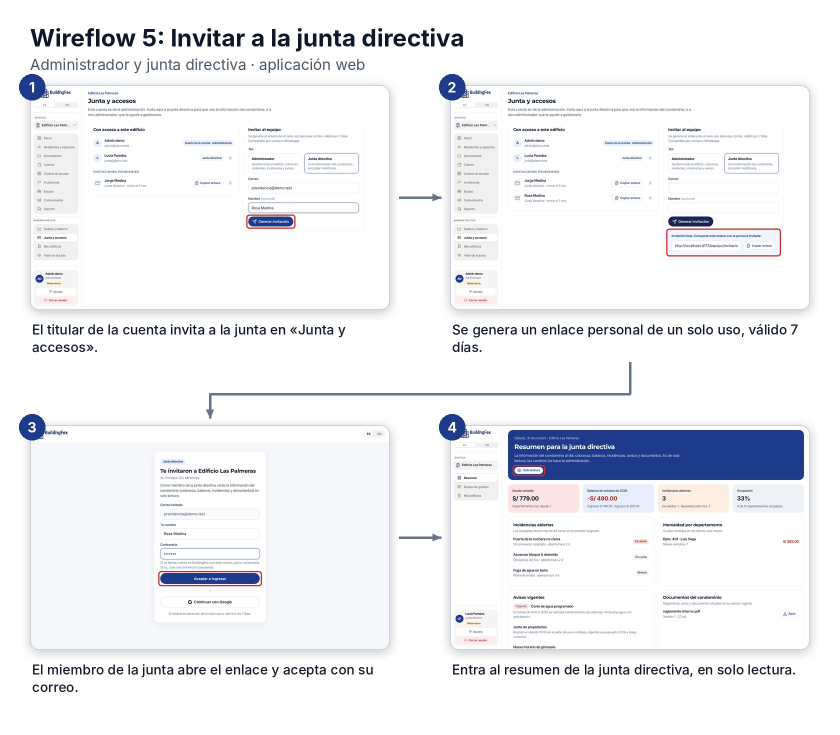
#> input picture docs/informe/wireflows/w5_desktop.jpg, 1680 x 1470 px, given in place of desktop_ov_login.png, which was not available (shown at 1/2 size)
$ python compose.py
#> lines starting #> are read from the running program, lines starting #| are printed output that depends on the picture; after the words box and inside, x2 and y2 are one past the last pixel; in counts of white or black regions, pixels touching at a corner belong together; pictures that were not available may be replaced by others from this repository, and a replacement may not be noted
import json, math
from PIL import Image, ImageDraw, ImageFont, ImageFilter
S='/tmp/claude-0/-home-user/4cc0f0f0-6a66-56c1-9b8f-6ac16a73be1c/scratchpad/wf/shots/'
O='/tmp/claude-0/-home-user/4cc0f0f0-6a66-56c1-9b8f-6ac16a73be1c/scratchpad/wf/out/'
import os; os.makedirs(O,exist_ok=True)
F='/usr/share/fonts/opentype/inter/'
def font(w,sz): return ImageFont.truetype(F+{'r':'Inter-Regular.otf','m':'Inter-Medium.otf','b':'Inter-SemiBold.otf','x':'Inter-Bold.otf'}[w],sz)
NAVY=(30,58,138); INK=(15,23,42); MUTED=(71,85,105); RED=(220,38,38); LINE=(100,116,139); BG=(255,255,255)
meta={}
for m in ('desktop','mobile'):
    try: meta.update(json.load(open(S+f'meta_{m}.json')))
    except FileNotFoundError: pass
#> in overview, `c = Image.new('RGB', (W, H), BG)`: c: PIL image 2876x1134 RGB; every value is 255

# [8 lines left out: function wrap, not called in this run]

def thumb(key,w,h=None,hl=True,radius=18):
#> called with key = 'desktop_ov_login', w = 320, h = 200, hl = False, radius = 18
    im=Image.open(S+key+'.png').convert('RGB')
#> im is the input picture: PIL image 1680x1470 RGB; mean R, G, B 240, 240.9, 244.1
    sx=im.width/ (1440 if key.startswith('desktop') else 390)
#> sx = 1.17
    b=meta.get(key,{}).get('box') if hl else None
    if b:
        d=ImageDraw.Draw(im); pad=8*sx
        d.rounded_rectangle([b['x']*sx-pad,b['y']*sx-pad,(b['x']+b['width'])*sx+pad,(b['y']+b['height'])*sx+pad],radius=int(12*sx),outline=RED,width=int(5*sx))
    if h is None: h=int(im.height*w/im.width)
    im=im.resize((w,h),Image.LANCZOS)
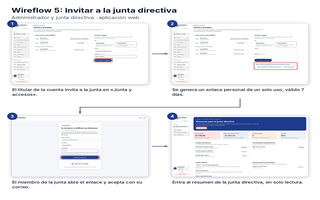
#> im: PIL image 320x200 RGB; mean R, G, B 239.6, 240.5, 243.7
    mask=Image.new('L',(w,h),0); ImageDraw.Draw(mask).rounded_rectangle([0,0,w-1,h-1],radius=radius,fill=255)
#> after `mask = Image.new('L', (w, h), 0)`: mask: PIL image 320x200 L; every value is 0
#> after `ImageDraw.Draw(mask).rounded_rectangle([0, 0, w - 1, h - 1], radius=ra`:
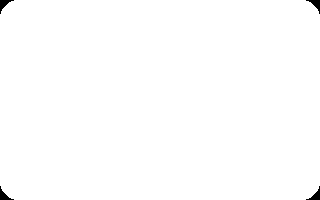
#> mask: PIL image 320x200 L; 99.5% white; 4 black regions, box (x1, y1, x2, y2) and area: (0, 0, 14, 14) 74, (306, 0, 320, 14) 74, (0, 186, 14, 200) 74, (306, 186, 320, 200) 74
    return im,mask

def paste_card(canvas,im,mask,x,y,radius=18):
#> called with x = 60, y = 502, radius = 18
    sh=Image.new('RGBA',(im.width+40,im.height+40),(0,0,0,0))
#> sh: PIL image 360x240 RGBA; every value is 0
    ImageDraw.Draw(sh).rounded_rectangle([20,24,20+im.width,24+im.height],radius=radius,fill=(15,23,42,60))
    sh=sh.filter(ImageFilter.GaussianBlur(10))
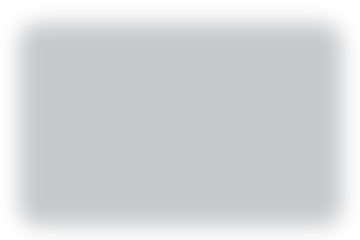
#> sh: PIL image 360x240 RGBA; mean R, G, B, A 11.2, 17.1, 31.2, 44.6; transparent parts drawn white
    canvas.paste(sh,(x-20,y-20),sh)
    canvas.paste(im,(x,y),mask)
    ImageDraw.Draw(canvas).rounded_rectangle([x,y,x+im.width-1,y+im.height-1],radius=radius,outline=(203,213,225),width=2)

# [6 lines left out: function arrow, not called in this run]

def badge(d,x,y,n,r=26):
    d.ellipse([x-r,y-r,x+r,y+r],fill=NAVY); f=font('x',28)
    t=str(n); d.text((x-d.textlength(t,font=f)/2,y-17),t,font=f,fill=(255,255,255))

# [31 lines left out: function flow, not called in this run]

def overview():
    tw,th=300,188; gapx=46; lane_h=th+120; left=60; lx=left+380
    lanes=[('Residente','res',['dashboard','finance','services','generation','incidents','support'],['Inicio','Mis pagos','Áreas comunes','Mis invitados','Mis incidencias','Ayuda']),
           ('Administrador','adm',['dashboard','advanced-management','finance','incidents','information','access','buildings'],['Panel','Residentes y espacios','Cobros','Incidencias','Comunicados','Junta y accesos','Mis edificios']),
           ('Junta directiva (solo lectura)','brd',['board','access','buildings'],['Resumen','Equipo de gestión','Mis edificios'])]
    W=lx+7*tw+6*gapx+60; top=170; H=top+3*lane_h+40
    c=Image.new('RGB',(W,H),BG); d=ImageDraw.Draw(c)
    d.text((60,46),'Wireflow general de la aplicación web',font=font('x',48),fill=INK)
    d.text((60,110),'Desde el inicio de sesión, cada rol entra a su propio panel y navega por sus módulos desde el menú lateral.',font=font('r',30),fill=MUTED)
    # login
    lw,lh=320,200; ly=top+lane_h+ (lane_h-lh)//2-30
    im,mask=thumb('desktop_ov_login',lw,lh,hl=False); paste_card(c,im,mask,left,ly)
    d.text((left,ly-44),'Inicio de sesión',font=font('b',30),fill=INK)
    for li,(label,pref,keys,names) in enumerate(lanes):
        y=top+li*lane_h+40
        d.text((lx,y-40),label,font=font('x',32),fill=NAVY)
        busy=y-8
        for k,(key,nm) in enumerate(zip(keys,names)):
            x=lx+k*(tw+gapx)
            im,mask=thumb(f'desktop_ov_{pref}_{key}',tw,th,hl=False,radius=12); paste_card(c,im,mask,x,y+28,radius=12)
#> call 2 of thumb, with key = 'desktop_ov_res_dashboard', w = 300, h = 188, hl = False, radius = 12
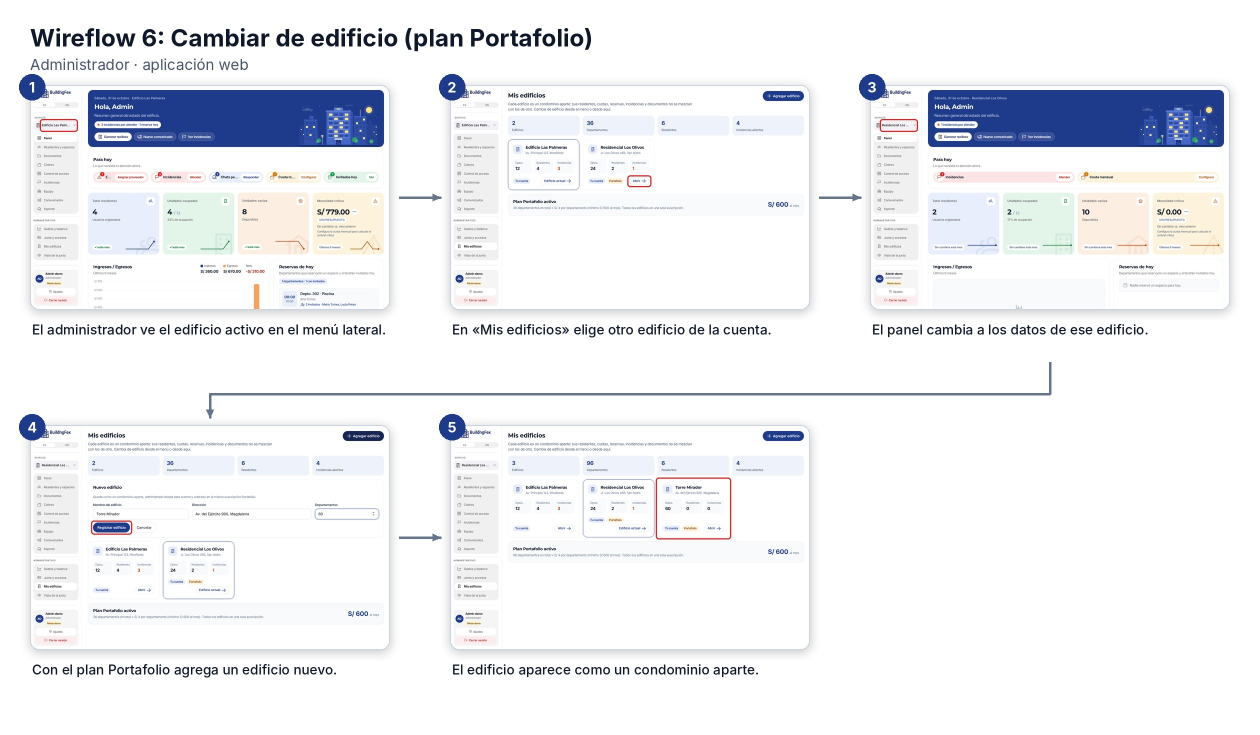
#> input picture docs/informe/wireflows/w6_desktop.jpg, 2520 x 1470 px, given in place of desktop_ov_res_dashboard.png, which was not available (shown at 1/2 size)
#> in thumb, im is the input picture: PIL image 2520x1470 RGB; mean R, G, B 239.1, 240.3, 243.6
#> in thumb (call 2), `im=im.resize((w,h),Image.LANCZOS)`:
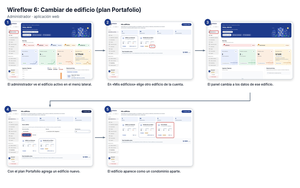
#> im: PIL image 300x188 RGB; mean R, G, B 238.7, 240, 243.3
#> in thumb (call 2), `mask = Image.new('L', (w, h), 0)`: mask: PIL image 300x188 L; every value is 0
#> in thumb (call 2), `ImageDraw.Draw(mask).rounded_rectangle([0, 0, w - 1, h - 1], radius=ra`:
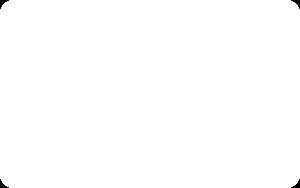
#> mask: PIL image 300x188 L; 99.8% white; 4 black regions, box (x1, y1, x2, y2) and area: (0, 0, 9, 9) 34, (291, 0, 300, 9) 34, (0, 179, 9, 188) 34, (291, 179, 300, 188) 34
#> call 2 of paste_card, with x = 440, y = 238, radius = 12
#> in paste_card (call 2), `sh=Image.new('RGBA',(im.width+40,im.height+40),(0,0,0,0))`: sh: PIL image 340x228 RGBA; every value is 0
#> in paste_card (call 2), `canvas.paste(sh,(x-20,y-20),sh)`:
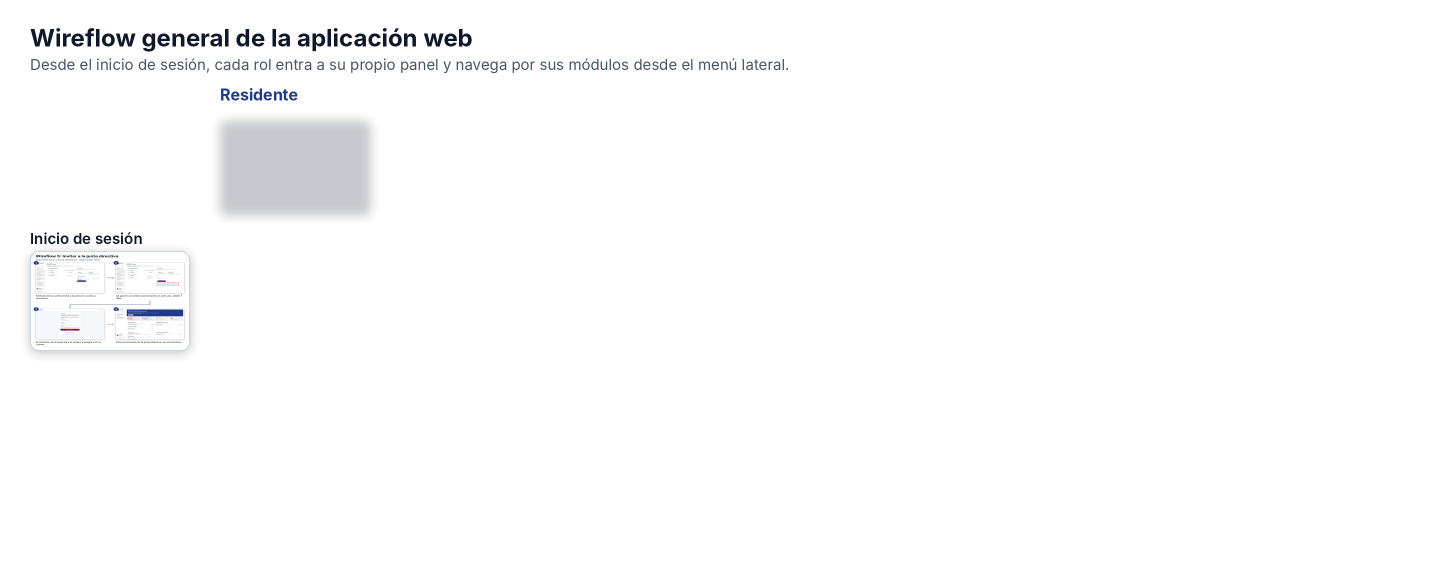
#> canvas: PIL image 2876x1134 RGB (shown at 1/2 size); mean R, G, B 251.9, 252.1, 252.4
            d.text((x,y+28+th+10),nm,font=font('m',24),fill=INK)
        # arrow from login to first page
        arrow(d,[(left+lw+16,ly+lh//2),(lx-60,ly+lh//2),(lx-60,y+28+th//2),(lx-14,y+28+th//2)],w=5)
        # bus from first page to others
        if len(keys)>1:
            x0=lx+tw//2; xn=lx+(len(keys)-1)*(tw+gapx)+tw//2; by=y+16
            d.line([(x0,y+28),(x0,by),(xn,by)],fill=(148,163,184),width=4)
            for k in range(1,len(keys)):
                xk=lx+k*(tw+gapx)+tw//2; arrow(d,[(xk,by),(xk,y+24)],color=(148,163,184),w=4,head=14)
    c.save(O+'w0_overview.png'); return c.size

if __name__=='__main__':
#> (the run stopped early here; a loop or call above may not have finished)
